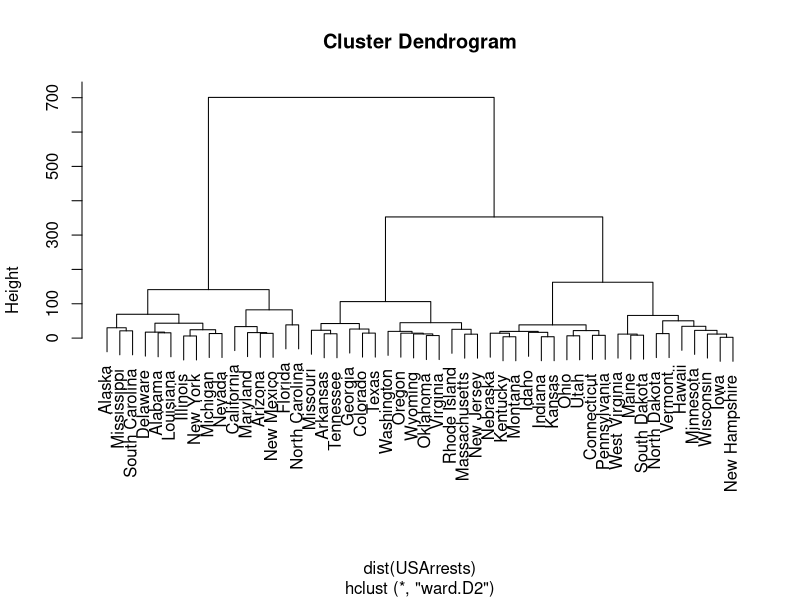

This figure's R source: (Note: this script raises an error after producing the figure.)
data(USArrests)
getwd()
setwd("C:\\Users\\natha\\Documents\\GitHub\\4th-year-Polytech\\Machine Learning 2\\TD1")
# write.table(USArrests, "USArrests.csv", row.names=TRUE, sep="t",dec=",", na=" ")
str(USArrests)
resCAH = hclust(dist(USArrests), method = "ward.D2")
plot(resCAH)
K = 3
cl_cah = cuttree(resCAH, K)
